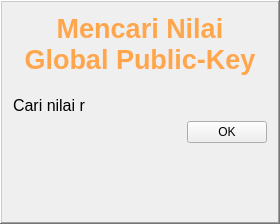
          <widget class="QFrame" name="frame_input">
           <property name="maximumSize">
            <size>
             <width>280</width>
             <height>16777215</height>
            </size>
           </property>
           <property name="frameShape">
            <enum>QFrame::WinPanel</enum>
           </property>
           <property name="frameShadow">
            <enum>QFrame::Raised</enum>
           </property>
           <layout class="QGridLayout" name="gridLayout_2">
            <item row="0" column="0">
             <layout class="QVBoxLayout" name="verticalLayout_7">
              <item>
               <widget class="QLabel" name="label_judul">
                <property name="font">
                 <font>
                  <pointsize>20</pointsize>
                  <weight>75</weight>
                  <italic>false</italic>
                  <bold>true</bold>
                  <underline>false</underline>
                 </font>
                </property>
                <property name="styleSheet">
                 <string notr="true">color: rgb(255, 166, 77);</string>
                </property>
                <property name="text">
                 <string>Mencari Nilai Global Public-Key</string>
                </property>
                <property name="alignment">
                 <set>Qt::AlignCenter</set>
                </property>
                <property name="wordWrap">
                 <bool>true</bool>
                </property>
                <property name="margin">
                 <number>10</number>
                </property>
               </widget>
              </item>
              <item>
               <layout class="QVBoxLayout" name="verticalLayout_6">
                <property name="topMargin">
                 <number>15</number>
                </property>
                <item>
                 <widget class="QLabel" name="label_5">
                  <property name="font">
                   <font>
                    <pointsize>12</pointsize>
                   </font>
                  </property>
                  <property name="text">
                   <string>Cari nilai r</string>
                  </property>
                 </widget>
                </item>
                <item>
                 <layout class="QHBoxLayout" name="horizontalLayout_2">
                  <item>
                   <spacer name="horizontalSpacer">
                    <property name="orientation">
                     <enum>Qt::Horizontal</enum>
                    </property>
                    <property name="sizeHint" stdset="0">
                     <size>
                      <width>40</width>
                      <height>20</height>
                     </size>
                    </property>
                   </spacer>
                  </item>
                  <item>
                   <widget class="QPushButton" name="btn_ok">
                    <property name="sizePolicy">
                     <sizepolicy hsizetype="Minimum" vsizetype="Fixed">
                      <horstretch>0</horstretch>
                      <verstretch>0</verstretch>
                     </sizepolicy>
                    </property>
                    <property name="minimumSize">
                     <size>
                      <width>0</width>
                      <height>0</height>
                     </size>
                    </property>
                    <property name="text">
                     <string>OK</string>
                    </property>
                   </widget>
                  </item>
                 </layout>
                </item>
               </layout>
              </item>
              <item>
               <spacer name="verticalSpacer">
                <property name="orientation">
                 <enum>Qt::Vertical</enum>
                </property>
                <property name="sizeHint" stdset="0">
                 <size>
                  <width>20</width>
                  <height>40</height>
                 </size>
                </property>
               </spacer>
              </item>
              <item>
               <layout class="QHBoxLayout" name="horizontalLayout_4">
                <item>
                 <spacer name="horizontalSpacer_2">
                  <property name="orientation">
                   <enum>Qt::Horizontal</enum>
                  </property>
                  <property name="sizeHint" stdset="0">
                   <size>
                    <width>40</width>
                    <height>20</height>
                   </size>
                  </property>
                 </spacer>
                </item>
                <item>
                 <widget class="QPushButton" name="btn_next">
                  <property name="font">
                   <font>
                    <weight>75</weight>
                    <bold>true</bold>
                   </font>
                  </property>
                  <property name="cursor">
                   <cursorShape>SizeHorCursor</cursorShape>
                  </property>
                  <property name="text">
                   <string/>
                  </property>
                  <property name="autoDefault">
                   <bool>false</bool>
                  </property>
                  <property name="default">
                   <bool>false</bool>
                  </property>
                  <property name="flat">
                   <bool>true</bool>
                  </property>
                 </widget>
                </item>
               </layout>
              </item>
             </layout>
            </item>
           </layout>
           <zorder></zorder>
          </widget>
